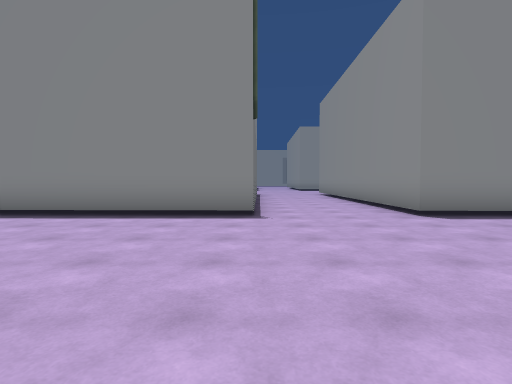
View 1 (above)

24 first-person views from a walk through a 3-D level made in the Unity game engine. The camera is 1.3 m above the floor, tilts 2° down and sees 80° across. The floor is counted in squares, 2 m on a side. Each view is taken from the middle of a square. On the plan, view 1 faces up. The plan holds only what a view shows up to about 10 squares ahead; the rest is blank. The place goes on beyond the plan.

View 2
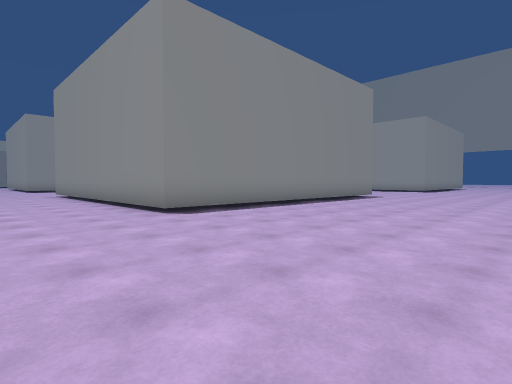

View 3
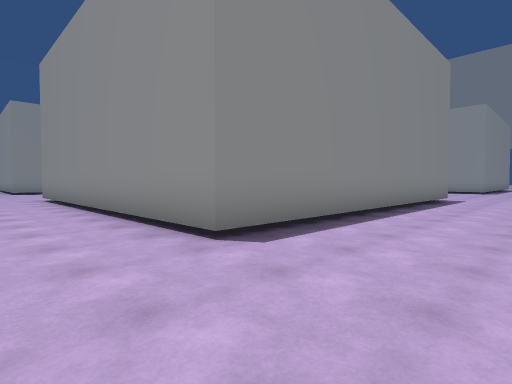

View 4
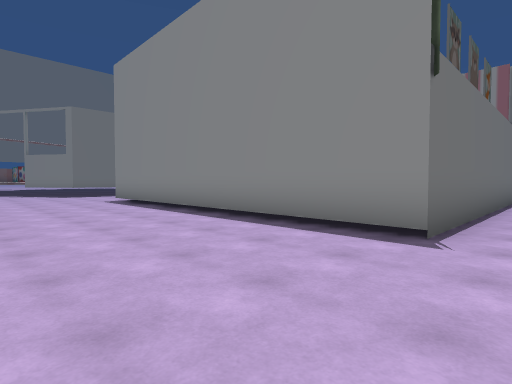

View 5
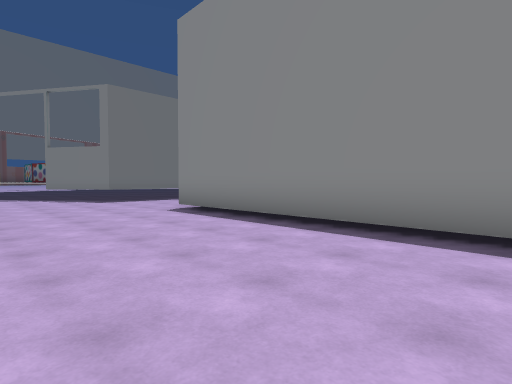

View 6
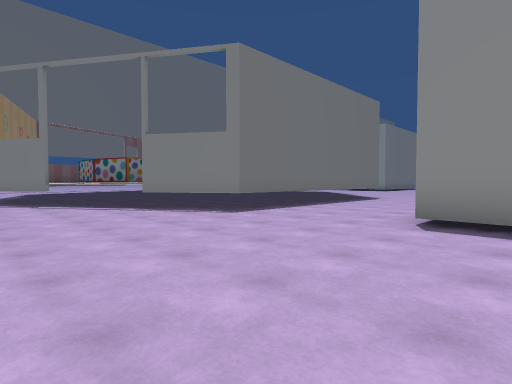

View 7
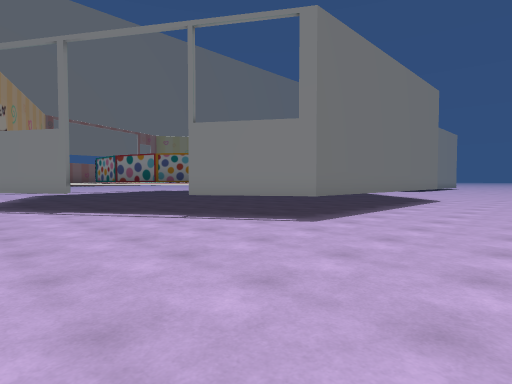

View 8
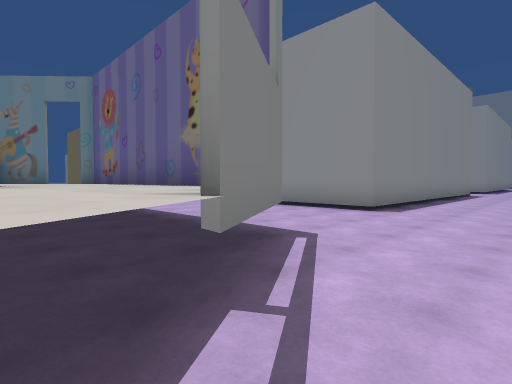

View 9
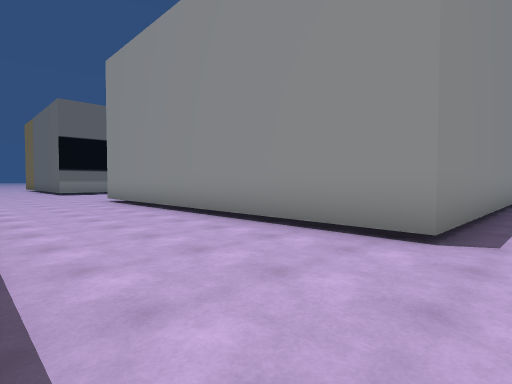

View 10
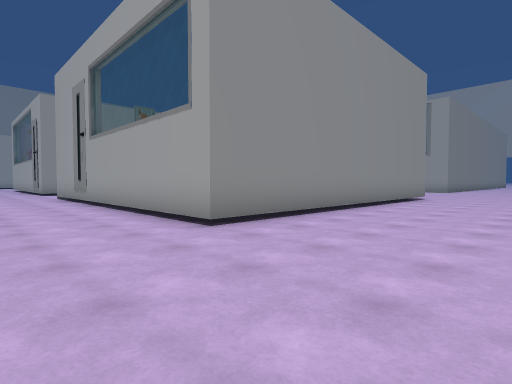

View 11
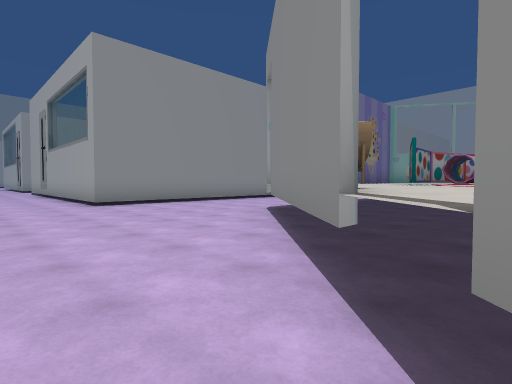

View 12
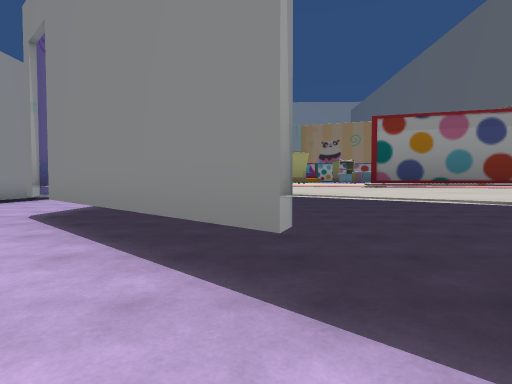

View 13
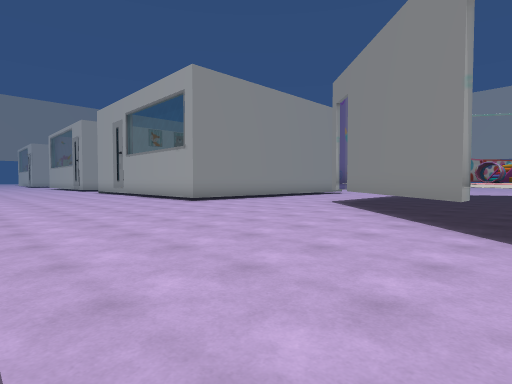

View 14
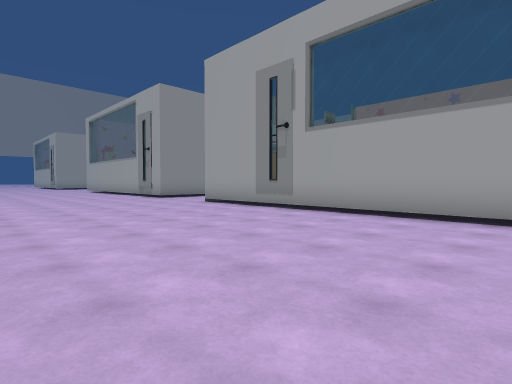

View 15
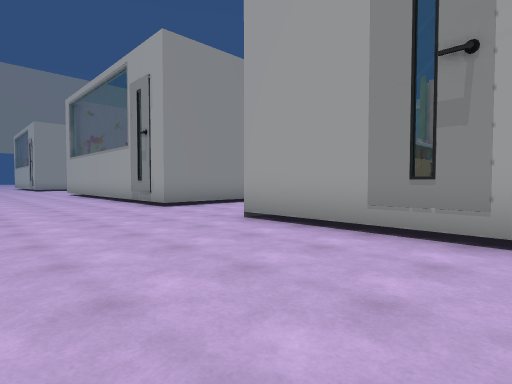

View 16
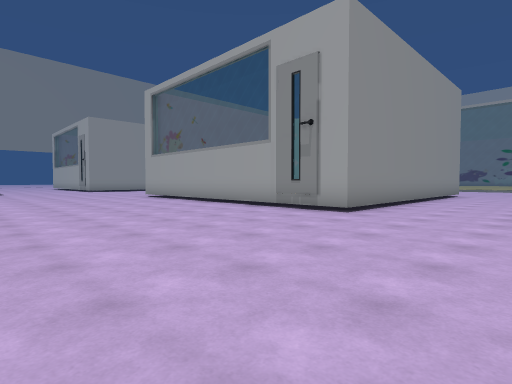

View 17
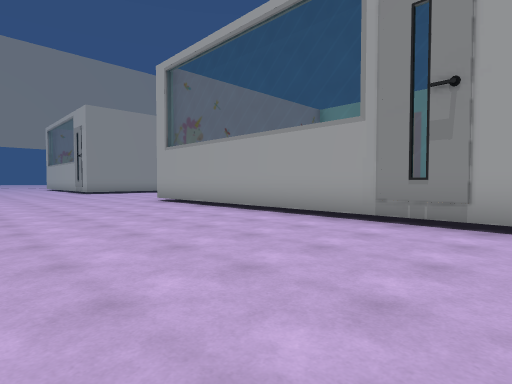

View 18
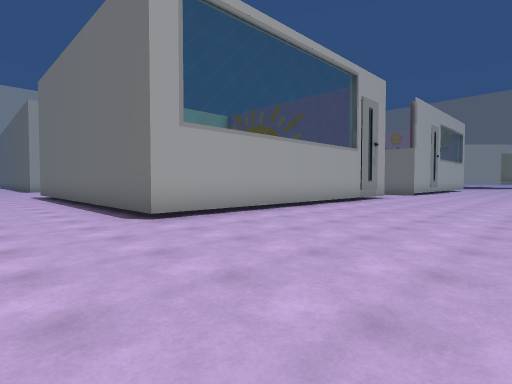

View 19
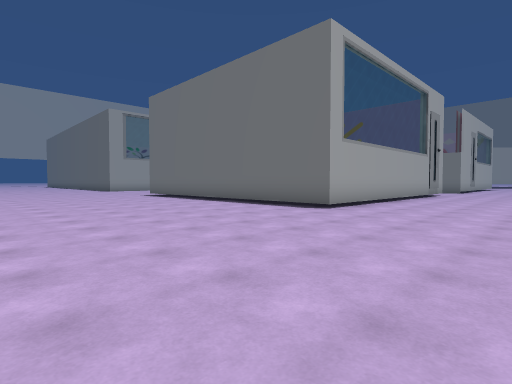

View 20
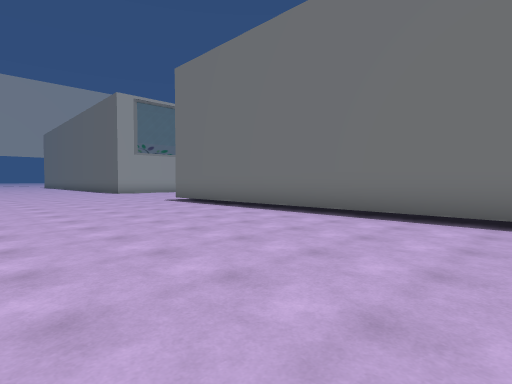

View 21
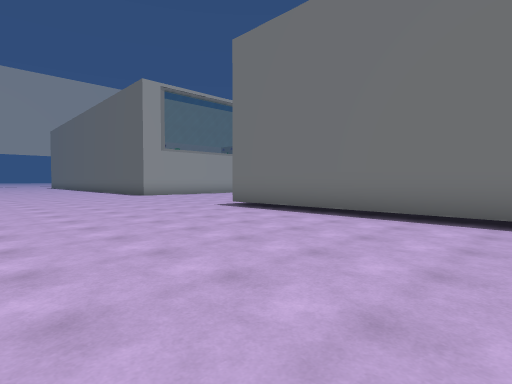

View 22
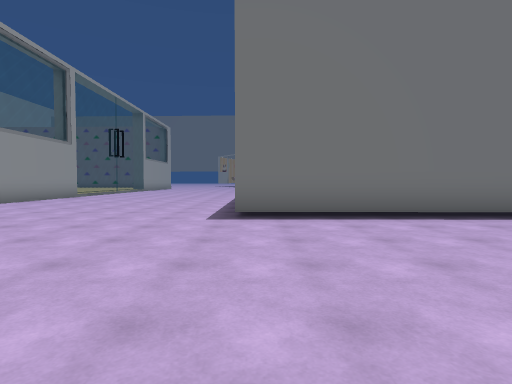

View 23
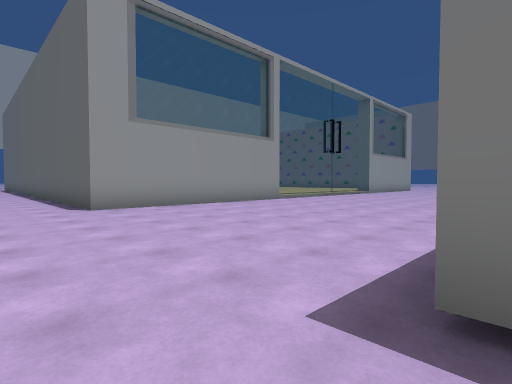

View 24
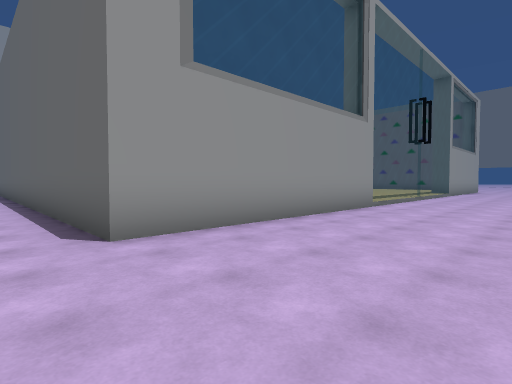

### Floor plan
Key: @ floor where view 1 was taken; # wall or solid block; x gap in a wall; . floor; = window, fence, low wall or low ledge; ^ raised ledge; S sofa; T table.
Columns run from 19 left of view 1 to 19 right of it. Each row starts with its distance up from view 1.
 21  ......    ......  ......
 20  ..................................
 19  ......................................
 18  ......................................
 17  ^.....................................
 16 ^^#....................................
 15 ^^SS......##########...#########.......
 14 ^^^S#.....#        #...=       #.......
 13   ^^^^....#        #..#        #......
 12 ^^ ^ ^#...#        #..#        #......
 11   #^  #...#        #..#        #......
 10  T^^^ #...#        #..#        #......
  9   ^^^^#...#        #..#        #......
  8    ^^^#...#        #..#        #......
  7    ^^^#...#        #..#        #......
  6 ^^ ^^^^...##########..##########......
  5 ^^^^x#...............................
  4  ^ ^.................................
  3  #^..................................
  2 #....................................
  1     ........      ...................
  0                    @.............  ..
 -1                      ............
 -2                       ===######..

Positions as (right, up) in squares from view 1, and headings:
1: (0, 0), facing up
2: (0, 0), facing up-right
3: (1, 3), facing up-right
4: (1, 2), facing up-left
5: (-3, 2), facing up-left
6: (-8, 1), facing up-left
7: (-10, 1), facing up-left
8: (-16, 3), facing up-right
9: (-13, 5), facing up-right
10: (-13, 18), facing down-right
11: (-18, 18), facing down-right
12: (-17, 18), facing down
13: (-18, 21), facing down-right
14: (-8, 21), facing down-right
15: (-4, 19), facing down-right
16: (0, 21), facing down-right
17: (3, 20), facing down-right
18: (15, 20), facing down-left
19: (19, 19), facing down-left
20: (18, 15), facing down-left
21: (18, 12), facing down-left
22: (18, 6), facing left
23: (14, 6), facing down-left
24: (13, 2), facing down-left
